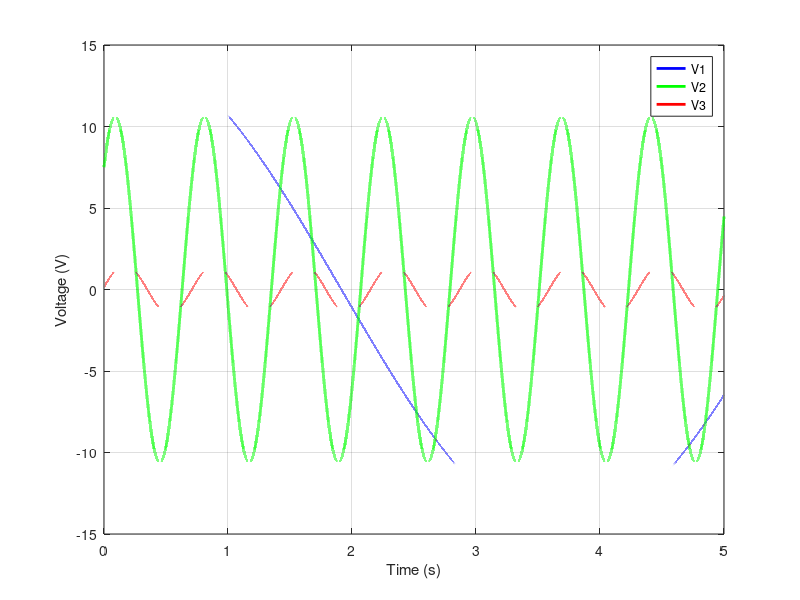

This chart was generated by the following MATLAB code:
%ECEN 2250 Homework 8 - Problem 4

clc
close all
clear all

t = 0:0.00001:5;
figure

v1 = 14.9251*cosd(50*t - 5.71); %cosd means cosine of degrees
plot(t, v1, '-b', 'LineWidth', 2)
ylabel('Voltage (V)')
xlabel('Time (s)')
grid on
hold on;

v2 = 10.6066*cosd(500*t - 45);
plot(t, v2, '-g', 'LineWidth', 2)
hold on;

v3 = 1.4925*cosd(500*t - 84.29);
plot(t, v3, '-r', 'LineWidth', 2)
legend('V1', 'V2', 'V3')